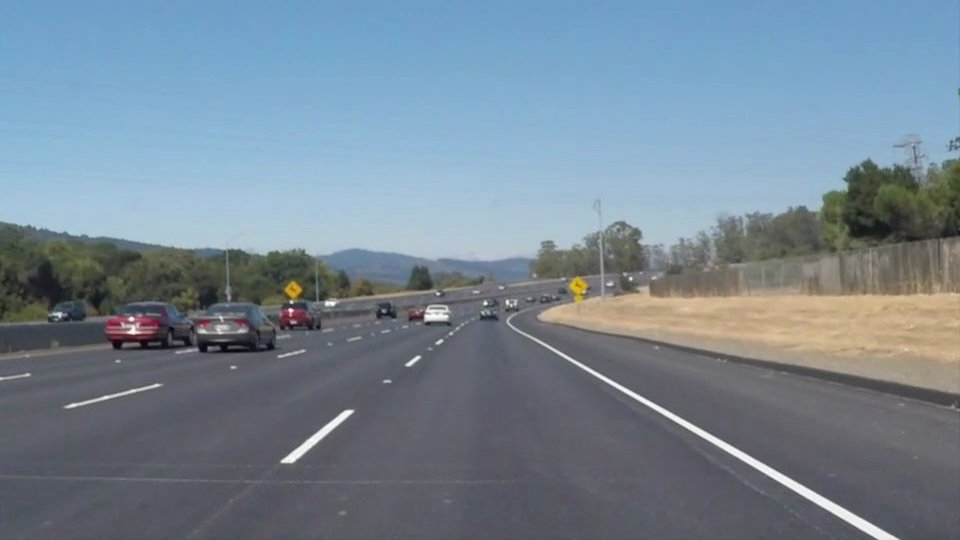
#> input picture deprecated/test_images/solidWhiteCurve.jpg, 960 x 540 px
$ jupyter execute --allow-errors simple-lane-detection.ipynb   (shell and % lines are left out)
#> lines starting #> are read from the running program, lines starting #| are printed output that depends on the picture; after the words box and inside, x2 and y2 are one past the last pixel; in counts of white or black regions, pixels touching at a corner belong together
[cell 1]
import numpy as np
import cv2
import matplotlib.pyplot as plt
import PIL.Image as Image
# i prefer PIL to draw the text, more beautiful
import PIL.ImageDraw as ImageDraw
import PIL.ImageFont as ImageFont

[cell 2]
image = cv2.imread('test_images/solidWhiteCurve.jpg')
#> image is the input picture: shape (540, 960, 3); mean B, G, R 148.1, 134.5, 118.5
plt.figure(figsize = (10, 10))
plt.subplot(1, 2, 1)
plt.imshow(cv2.cvtColor(image, cv2.COLOR_BGR2RGB))
plt.subplot(1, 2, 2)
plt.imshow(cv2.cvtColor(image, cv2.COLOR_BGR2GRAY),cmap='gray')
plt.show()
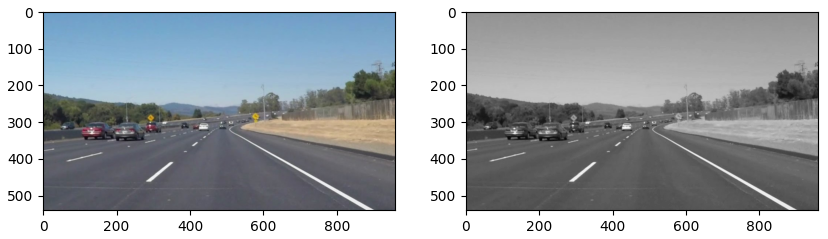
#> figure drawn by matplotlib, 2 panels

[cell 3]
def grayscale(img):
    return cv2.cvtColor(img, cv2.COLOR_BGR2GRAY)

def canny(img, low_threshold, high_threshold):
#> called with low_threshold = 50, high_threshold = 150
    return cv2.Canny(img, low_threshold, high_threshold)
#> returned value: shape (540, 960); 2.8% white in thin lines or dots, all inside (x1, y1, x2, y2) = (0, 88, 960, 540)

def gaussian_blur(img, kernel_size):
#> called with kernel_size = 5
    return cv2.GaussianBlur(img, (kernel_size, kernel_size), 0)
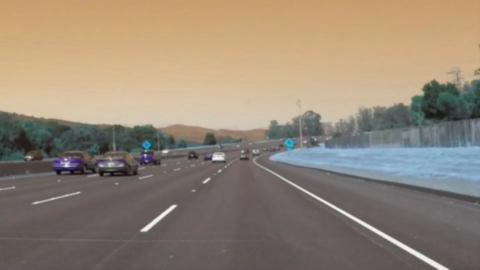
#> returned value: shape (540, 960, 3) (shown at 1/2 size); mean of channels 0, 1, 2 118.5, 134.5, 148.1; drawn as B, G, R

def region_of_interest(img, vertices):
    mask = np.zeros_like(img)
    if len(img.shape) > 2:
        channel_count = img.shape[2]
        ignore_mask_color = (255,) * channel_count
    else:
        ignore_mask_color = 255

    cv2.fillPoly(mask, vertices, ignore_mask_color)
    masked_image = cv2.bitwise_and(img, mask)
    return masked_image


def draw_lines(img, lines, color = [255, 0, 0], thickness = 2):
    for line in lines:
        for x1,y1,x2,y2 in line:
            cv2.line(img, (x1, y1), (x2, y2), color, thickness)

def hough_lines(img, rho, theta, threshold, min_line_len, max_line_gap):
    # img is the output of the canny()
    lines = cv2.HoughLinesP(img, rho, theta, threshold, np.array([]), minLineLength = min_line_len, maxLineGap = max_line_gap)
    line_img = np.zeros(img.shape, dtype=np.uint8)
    draw_lines(line_img, lines)
    return lines, line_img

# [4 lines left out: function weighted_img, not called in this run]

[cell 4]
plt.figure(figsize = (15, 15))

plt.subplot(1, 3, 1)
plt.imshow(grayscale(image), cmap = 'gray')
plt.title('grayscale')

plt.subplot(1, 3, 2)
plt.imshow(canny(image, 50, 150))
plt.title('canny edge detection')

plt.subplot(1, 3, 3)
plt.imshow(gaussian_blur(cv2.cvtColor(image, cv2.COLOR_BGR2RGB), 5))
plt.title('gaussian blur')

plt.show()

[cell 5]
plt.figure(figsize = (15, 10))
plt.subplot(2, 2, 1)
plt.imshow(canny(image, 50, 150))
plt.title('canny edge detection')

plt.subplot(2, 2, 2)
plt.imshow(gaussian_blur(canny(image, 50, 150),5))
plt.title('canny edge detection + gaussian blur, k = 5')

plt.subplot(2, 2, 3)
plt.imshow(gaussian_blur(canny(image, 50, 150),7))
plt.title('canny edge detection + gaussian blur, k = 7')

plt.subplot(2, 2, 4)
plt.imshow(gaussian_blur(canny(image, 50, 150),15))
plt.title('canny edge detection + gaussian blur, k = 15')
plt.show()

[cell 6]
rows, cols   = image.shape[:2]
bottom_left  = [int(cols*0.02), int(rows*1)]
top_left     = [int(cols*0.35), int(rows*0.65)]
bottom_right = [int(cols*0.98), int(rows*1)]
top_right    = [int(cols*0.65), int(rows*0.65)]

[cell 7]
gaussian_7 = gaussian_blur(canny(image, 50, 150),7)
copied = np.copy(gaussian_7)
cv2.line(copied, tuple(bottom_left), tuple(bottom_right), (255,0,0), 5)
cv2.line(copied, tuple(bottom_left), tuple(top_left), (255,0,0), 5)
cv2.line(copied, tuple(top_left), tuple(top_right), (255,0,0), 5)
cv2.line(copied, tuple(top_right), tuple(bottom_right), (255,0,0), 5)
plt.imshow(copied)
plt.show()

[cell 8]
copied = np.copy(gaussian_7)
vertices = np.array([[bottom_left, top_left, top_right, bottom_right]], dtype=np.int32)
#> vertices = [[19, 540], [336, 351], [624, 351], [940, 540]]
interested = region_of_interest(copied, vertices)
plt.imshow(interested)
plt.show()

[cell 9]
copied = np.copy(gaussian_7)
rho = 1
theta = np.pi / 180
threshold = 5
min_line_length = 10
max_line_gap = 8
interested = region_of_interest(copied, vertices)
lines,image_lines = hough_lines(interested, rho, theta,threshold,min_line_length,max_line_gap)
#> in hough_lines, `lines = cv2.HoughLinesP(img, rho, theta, threshold, np.array([]), minL..`: lines = 89 rows, first 6: [569, 352, 868, 538], [555, 351, 857, 532], [695, 421, 900, 539], [638, 390, 878, 539], [297, 464, 350, 406], [550, 351, 699, 440]
#> the loop in draw_lines, `for line in lines:` made 89 passes
#> after the loop in draw_lines, `for line in lines:`:
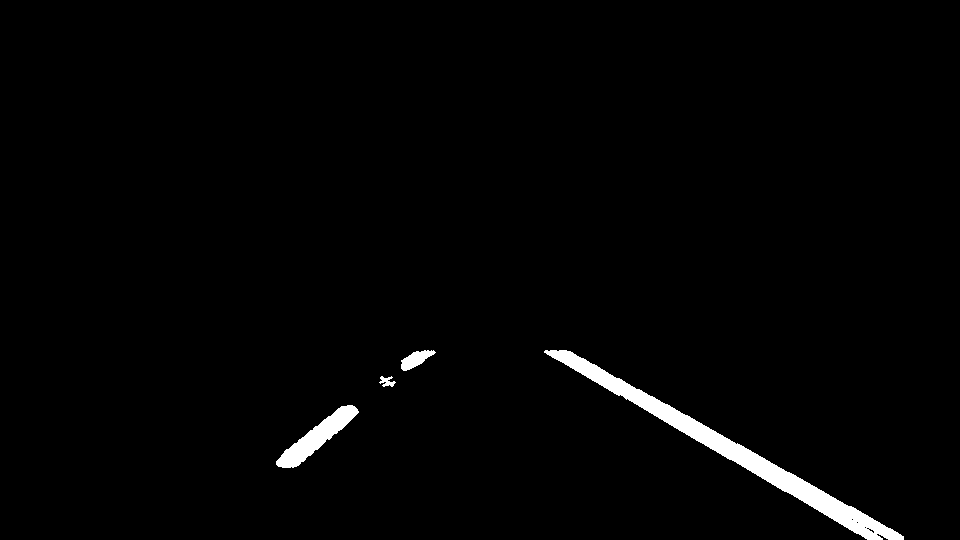
#> img: shape (540, 960); 1.7% white; 4 white regions, box (x1, y1, x2, y2) and area: (544, 350, 904, 540) 6669, (276, 405, 359, 468) 1678, (401, 350, 436, 371) 379, (379, 376, 396, 387) 103
plt.imshow(image_lines)
plt.show()

[cell 10]
right_sides = {'x':[],'y':[]}
left_sides = {'x':[],'y':[]}
half = image.shape[1]//2
for lane in lines:
    for x1,y1,x2,y2 in lane:
        if x1 < half:
            left_sides['x'].append(x2)
            left_sides['y'].append(y2)
        else:
            right_sides['x'].append(x1)
            right_sides['y'].append(y1)
#> this loop made 89 passes

[cell 11]
a_right, b_right = np.polyfit([np.min(right_sides['y']),np.max(right_sides['y'])],
                  [np.min(right_sides['x']),np.max(right_sides['x'])],1)
print(a_right, b_right)
BottomRightX = int(image.shape[0]*a_right+b_right)

a_left, b_left = np.polyfit([np.max(left_sides['y']),np.min(left_sides['y'])],
                  [np.min(left_sides['x']),np.max(left_sides['x'])],1)
print(a_left, b_left)
BottomLeftX = int(image.shape[0]*a_left+b_left)

[cell 12]
plt.figure(figsize=(15,8))
copied = np.copy(image) * 0
#> copied: shape (540, 960, 3); every value is 0
color_edges = np.dstack((gaussian_7, gaussian_7, gaussian_7))

TopRightX = np.min(right_sides['x'])
TopRightY = np.min(right_sides['y'])
TopLeftX = np.max(left_sides['x'])
TopLeftY = np.min(left_sides['y'])
if TopRightY < TopLeftY:
    TopLeftY = TopRightY
else:
    TopRightY = TopLeftY

cv2.line(copied,(TopLeftX, TopLeftY),(BottomLeftX, image.shape[0]), (0, 255, 0), 8)
cv2.line(copied,(TopRightX, TopRightY),(BottomRightX, image.shape[0]), (0, 255, 0), 8)

top = (TopLeftX + int((TopRightX - TopLeftX) / 2), TopLeftY)
bottom = (BottomLeftX + int((BottomRightX-BottomLeftX)/2), image.shape[0])
cv2.line(copied,top,bottom, (138,43,226), 1)
#> copied: shape (540, 960, 3); mean B, G, R 0.1, 3.2, 0.1

ratio_road = int((image.shape[1]-(BottomRightX-BottomLeftX))/2)
steering = (BottomLeftX / ratio_road) - 1

if steering < 0:
    string_steering = 'move to left: %.2fm'%(steering)
else:
    string_steering = 'move to right: %.2fm'%(steering)

copied = cv2.addWeighted(color_edges, 0.8, copied, 1, 0)

pil_image = Image.fromarray(np.uint8(copied))
draw = ImageDraw.Draw(pil_image)
font = ImageFont.truetype('Roboto-Regular.ttf', 24)
draw.text((10, 10),string_steering,fill='white',font=font)

plt.imshow(np.array(pil_image))

plt.show()

[cell 13]
plt.figure(figsize=(15,8))
copied = np.copy(cv2.cvtColor(image, cv2.COLOR_BGR2RGB))
cv2.line(copied,(TopLeftX, TopLeftY),(BottomLeftX, image.shape[0]), (255, 0, 0), 8)
cv2.line(copied,(TopRightX, TopRightY),(BottomRightX, image.shape[0]), (255, 0, 0), 8)
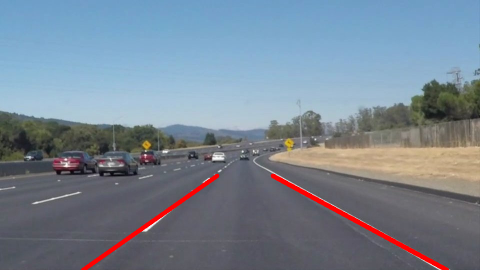
#> copied: shape (540, 960, 3) (shown at 1/2 size); mean R, G, B 119.8, 132.6, 146.1

top = (TopLeftX + int((TopRightX - TopLeftX) / 2), TopLeftY)
bottom = (BottomLeftX + int((BottomRightX-BottomLeftX)/2), image.shape[0])
cv2.line(copied,top,bottom, (255,255,255), 1)
#> copied: shape (540, 960, 3); 0.04% of pixels changed, all inside (x1, y1, x2, y2) = (489, 351, 530, 540)

ratio_road = int((image.shape[1]-(BottomRightX-BottomLeftX))/2)
steering = (BottomLeftX / ratio_road) - 1

if steering < 0:
    string_steering = 'move to left: %.2fm'%(steering)
else:
    string_steering = 'move to right: %.2fm'%(steering)

window_img = np.zeros_like(copied)

polyfill = np.array([bottom_left,bottom_right,top_right,top_left])
#> polyfill = [[19, 540], [940, 540], [624, 351], [336, 351]]
cv2.fillPoly(window_img, pts =[polyfill], color=(0,255, 0))
copied = cv2.addWeighted(copied, 1, window_img, 0.3, 0)

pil_image = Image.fromarray(np.uint8(copied))
draw = ImageDraw.Draw(pil_image)
font = ImageFont.truetype('Roboto-Regular.ttf', 24)
draw.text((10, 10),string_steering,fill='white',font=font)

plt.imshow(np.array(pil_image))

plt.show()

[cell 14]
from moviepy.editor import VideoFileClip

[cell 15]
previous_a_right, previous_b_right = 0, 0
previous_a_left, previous_b_left = 0, 0

[cell 16]
def process_image(image):
    global previous_a_right, previous_b_right, previous_a_left, previous_b_left
    gray = grayscale(image)
    low_threshold = 100
    high_threshold = 150
    edges = canny(gray, low_threshold, high_threshold)
    kernel_size = 7
    blur_gray = gaussian_blur(edges,kernel_size)
    mask = np.zeros_like(edges)
    ignore_mask_color = 255
    rows, cols   = image.shape[:2]
    smoothing = 0.95
    bottom_left  = [int(cols*0.02), int(rows*1)]
    top_left     = [int(cols*0.35), int(rows*0.65)]
    bottom_right = [int(cols*0.98), int(rows*1)]
    top_right    = [int(cols*0.65), int(rows*0.65)]
    vertices = np.array([[bottom_left, top_left, top_right, bottom_right]], dtype=np.int32)
    interested = region_of_interest(edges, vertices)
#> in region_of_interest (call 3), `masked_image = cv2.bitwise_and(img, mask)`:
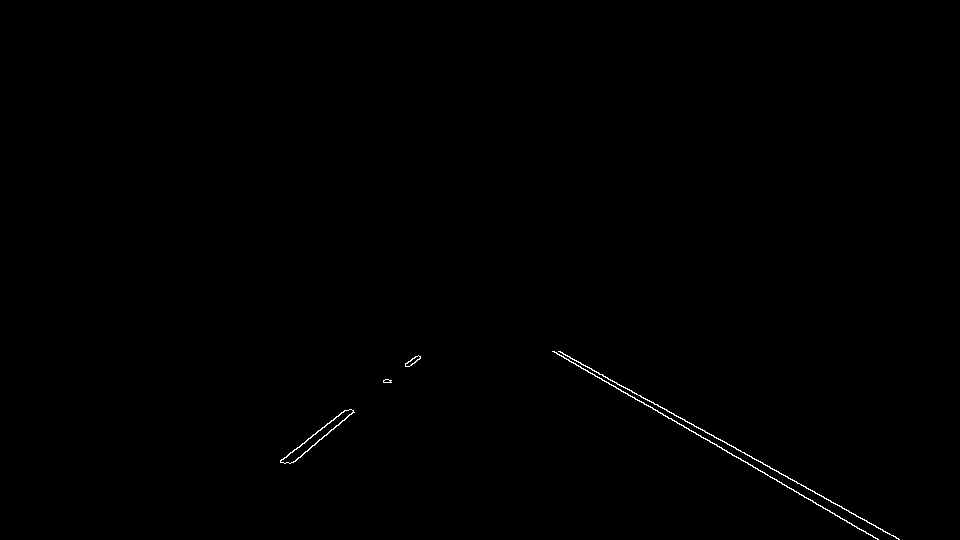
#> masked_image: shape (540, 960); 0.26% white in thin lines or dots, all inside (x1, y1, x2, y2) = (280, 351, 900, 540)
    rho = 1
    theta = np.pi / 90
    threshold = 10
    min_line_length = 10
    max_line_gap = 8
    lines = cv2.HoughLinesP(interested, rho, theta, threshold, np.array([]),
                            minLineLength = min_line_length, maxLineGap = max_line_gap)
#> lines = 20 rows, first 6: [552, 351, 878, 539], [553, 351, 877, 538], [280, 461, 345, 410], [693, 424, 788, 478], [735, 447, 856, 516], [321, 439, 353, 411]
    #return image_lines
    right_sides = {'x':[],'y':[]}
    left_sides = {'x':[],'y':[]}
    half = image.shape[1]//2

    interested_stack = np.stack((interested,)*3, -1)

    for lane in lines:
        for x1,y1,x2,y2 in lane:
            if x1 < half:
                left_sides['x'].append(x2)
                left_sides['y'].append(y2)
                interested = cv2.circle(interested_stack,(x2,y2),5,(255, 0, 0), 3)
            else:
                right_sides['x'].append(x1)
                right_sides['y'].append(y1)
                interested = cv2.circle(interested_stack,(x1,y1),5,(255, 0, 0), 3)
#> this loop made 20 passes
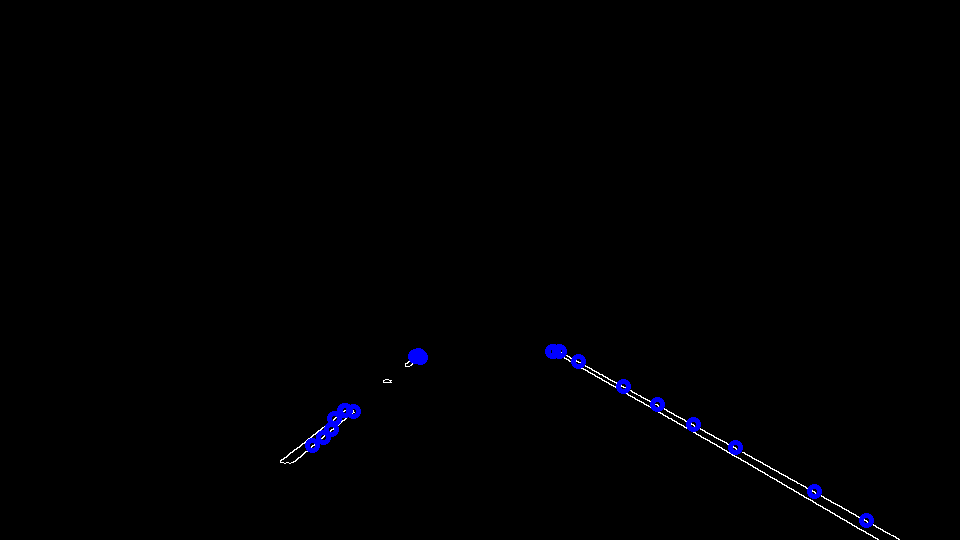
#> interested_stack: shape (540, 960, 3); mean of channels 0, 1, 2 1.7, 0.5, 0.5; drawn as B, G, R

    a_right, b_right = np.polyfit([np.min(right_sides['y']),np.max(right_sides['y'])],
                  [np.min(right_sides['x']),np.max(right_sides['x'])],1)

    a_left, b_left = np.polyfit([np.max(left_sides['y']),np.min(left_sides['y'])],
                  [np.min(left_sides['x']),np.max(left_sides['x'])],1)

    if previous_a_right == 0 and previous_b_right == 0:
        previous_a_right = a_right
        previous_b_right = b_right
    else:
        # last * weight + (1 - weight) * point
        a_right = previous_a_right * smoothing + (1 - smoothing) * a_right
        previous_a_right = a_right
        b_right = previous_b_right * smoothing + (1 - smoothing) * b_right
        previous_b_right = b_right

    if previous_a_left == 0 and previous_b_left == 0:
        previous_a_left = a_left
        previous_b_left = b_left
    else:
        # last * weight + (1 - weight) * point
        a_left = previous_a_left * smoothing + (1 - smoothing) * a_left
        previous_a_left = a_left
        b_left = previous_b_left * smoothing + (1 - smoothing) * b_left
        previous_b_left = b_left

    BottomRightX = int(image.shape[0]*a_right+b_right)
    BottomLeftX = int(image.shape[0]*a_left+b_left)

    TopRightX = np.min(right_sides['x'])
    TopRightY = np.min(right_sides['y'])
    TopLeftX = np.max(left_sides['x'])
    TopLeftY = np.min(left_sides['y'])

    if TopRightY < TopLeftY:
        TopLeftY = TopRightY
        TopLeftX = int(TopLeftY*a_left+b_left)
    else:
        TopRightY = TopLeftY
        TopRightX = int(TopRightY*a_right+b_right)

    cv2.line(image,(TopLeftX, TopLeftY),(BottomLeftX, image.shape[0]), (255, 0, 0), 8)
    cv2.line(image,(TopRightX, TopRightY),(BottomRightX, image.shape[0]), (255, 0, 0), 8)
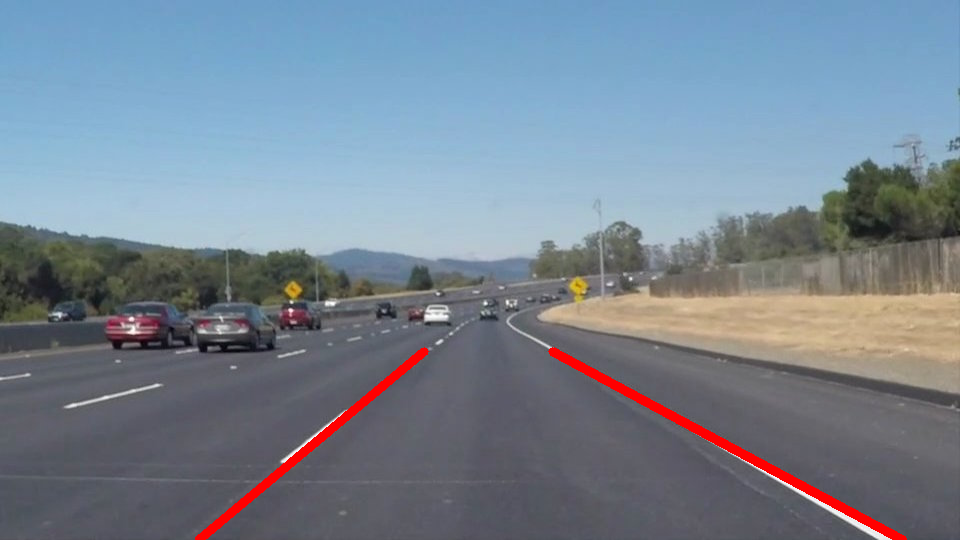
#> image: shape (540, 960, 3); mean R, G, B 119.9, 132.7, 146.2

    top = (TopLeftX + int((TopRightX - TopLeftX) / 2), TopLeftY)
    bottom = (BottomLeftX + int((BottomRightX-BottomLeftX)/2), image.shape[0])
    cv2.line(image,top,bottom, (255,255,255), 1)
#> image: shape (540, 960, 3); 0.04% of pixels changed, all inside (x1, y1, x2, y2) = (488, 351, 551, 540)

    ratio_road = int((image.shape[1]-(BottomRightX-BottomLeftX))/2)
    steering = (BottomLeftX / ratio_road) - 1

    if steering < 0:
        string_steering = 'move to left: %.2fm'%(steering)
    else:
        string_steering = 'move to right: %.2fm'%(steering)

    window_img = np.zeros_like(image)

    polyfill = np.array([bottom_left,bottom_right,top_right,top_left])
    cv2.fillPoly(window_img, pts =[polyfill], color=(0,255, 0))
    image = cv2.addWeighted(image, 1, window_img, 0.3, 0)

    pil_image = Image.fromarray(np.uint8(image))
    draw = ImageDraw.Draw(pil_image)
    font = ImageFont.truetype('Roboto-Regular.ttf', 24)
    draw.text((10, 10),string_steering,fill='white',font=font)
    return np.concatenate([np.array(pil_image),interested_stack],axis=1)
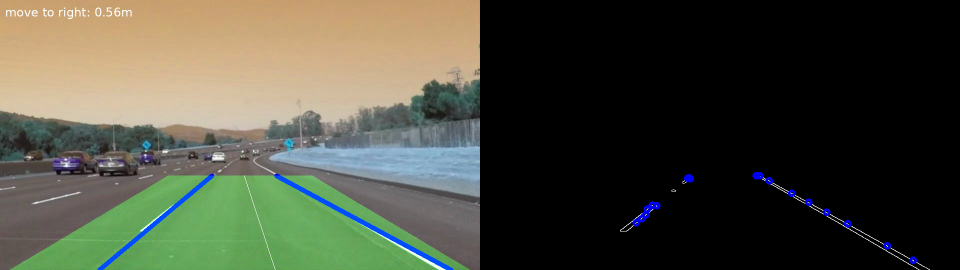
#> returned value: shape (540, 1920, 3) (shown at 1/2 size); mean of channels 0, 1, 2 61, 75.1, 73.4; drawn as B, G, R

$ run again, with deprecated/test_images/solidWhiteRight.jpg copied over deprecated/test_images/solidWhiteCurve.jpg
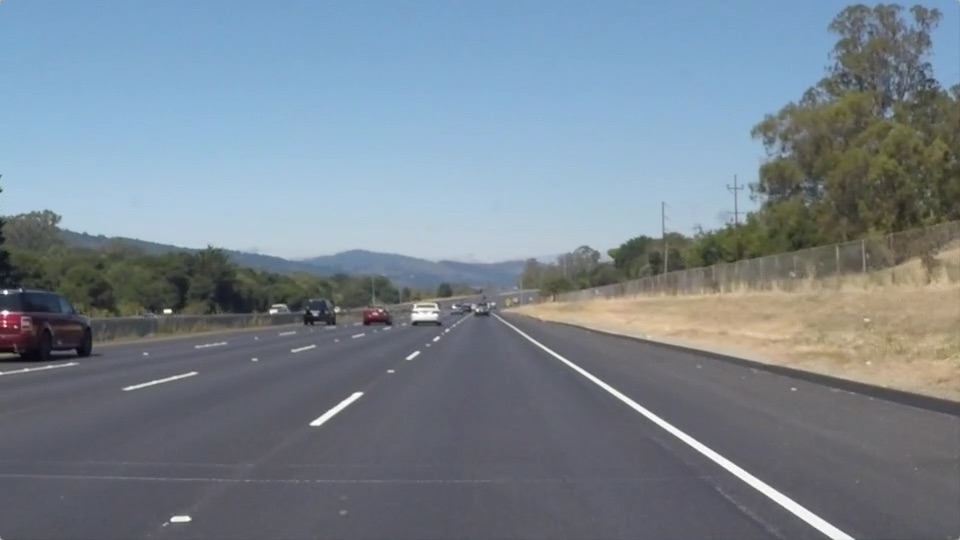
#> input picture deprecated/test_images/solidWhiteRight.jpg, 960 x 540 px
#> image is the input picture: shape (540, 960, 3); mean B, G, R 143.7, 132.6, 120.3
#> `vertices = np.array([[bottom_left, top_left, top_right, bottom_right]]..`: vertices = [[19, 540], [336, 351], [624, 351], [940, 540]]
#> mask: shape (540, 960); 22.1% white; 1 white region, box (x1, y1, x2, y2) and area: (20, 351, 940, 540) 114378
#> in hough_lines, `lines = cv2.HoughLinesP(img, rho, theta, threshold, np.array([]), minL..`: lines = 167 rows, first 6: [598, 374, 826, 539], [635, 397, 854, 539], [546, 351, 816, 533], [166, 529, 188, 513], [403, 359, 415, 351], [162, 529, 185, 513]
#> the loop in draw_lines, `for line in lines:` made 167 passes
#> after the loop in draw_lines, `for line in lines:`:
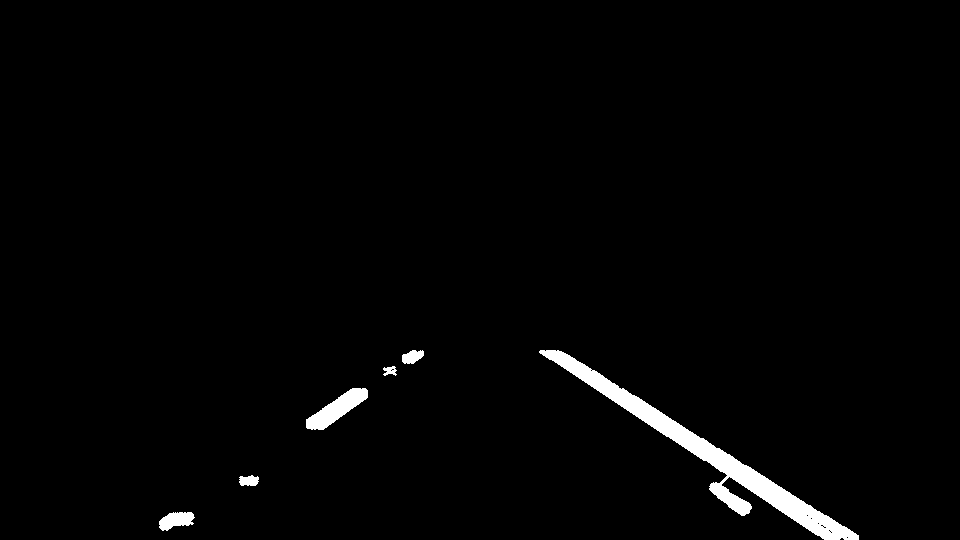
#> img: shape (540, 960); 1.7% white; 6 white regions, box (x1, y1, x2, y2) and area: (539, 350, 859, 540) 6955, (306, 388, 368, 430) 1124, (159, 512, 195, 531) 458, (402, 350, 424, 364) 221, (239, 475, 259, 486) 174, (383, 366, 397, 376) 90
#> the loop `for lane in lines:` made 167 passes
#> `polyfill = np.array([bottom_left,bottom_right,top_right,top_left])`: polyfill = [[19, 540], [940, 540], [624, 351], [336, 351]]
#> masked_image: shape (540, 960); 0.25% white in thin lines or dots, all inside (x1, y1, x2, y2) = (163, 351, 855, 540)
#> in process_image, `lines = cv2.HoughLinesP(interested, rho, theta, threshold, np.array([]..`: lines = 20 rows, first 6: [553, 351, 854, 539], [570, 365, 706, 456], [730, 472, 793, 512], [310, 423, 356, 392], [320, 425, 347, 404], [794, 514, 834, 539]
#> the loop in process_image, `for lane in lines:` made 20 passes
#> in process_image, `return np.concatenate([np.array(pil_image),interested_stack],axis=1)`:
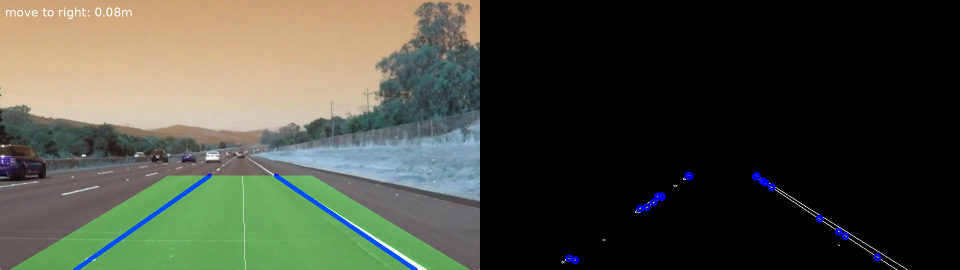
#> returned value: shape (540, 1920, 3) (shown at 1/2 size); mean of channels 0, 1, 2 61.8, 74.2, 71.3; drawn as B, G, R
